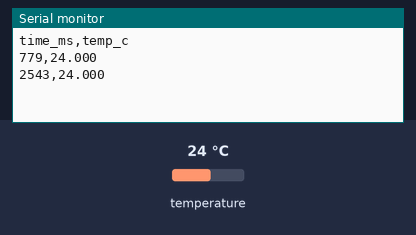
The sketch below on a simulated Arduino Uno, built with avr-gcc and run on an emulated ATmega328P. On the bench: the last lines printed to the serial monitor. Inputs (shaded band) come from the test bench; at power-on: temperature 24 °C.

Above: at 3.3 s.
3.4 s: temperature set to 12 °C
At 4.7 s:
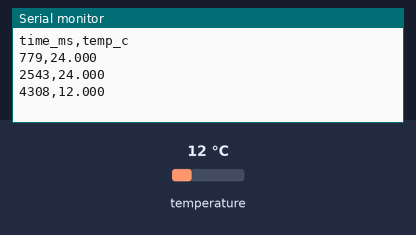
5.9 s: temperature set to 19 °C
At 7.2 s:
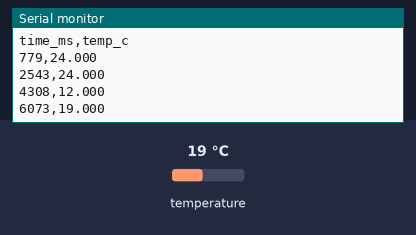
Timing chart, 0 to 8.9 s (numbered marks = the images above; inputs shaded):
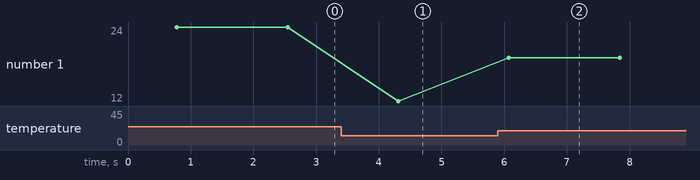

The sketch:

temp_sensor_only.ino
```cpp
#include <OneWire.h>
#include <DallasTemperature.h>

#define ONE_WIRE_BUS 13  // DS18B20 data pin

OneWire oneWire(ONE_WIRE_BUS);
DallasTemperature sensors(&oneWire);

bool headerPrinted = false;

// Optional temperature offset (°C).
// Default = 0.0 (no correction). Sensor does not need calibration according to spec.
// You can adjust after comparing against a reference thermometer.
float tempOffset = 0.0;

void setup() {
  Serial.begin(9600);
  sensors.begin();
}

void loop() {
  // Print CSV header once
  if (!headerPrinted) {
    Serial.println("time_ms,temp_c");
    headerPrinted = true;
  }

  // Request temperature conversion
  sensors.requestTemperatures();
  float tempC = sensors.getTempCByIndex(0);

  // Apply optional offset
  float correctedTemp = tempC + tempOffset;

  // Get timestamp (ms since Arduino start)
  unsigned long t = millis();

  // CSV line: time_ms,temp_c
  Serial.print(t);
  Serial.print(",");

  if (tempC == DEVICE_DISCONNECTED_C) {
    Serial.println("NaN");  // Output NaN if sensor fails
  } else {
    Serial.println(correctedTemp, 3);
  }

  delay(1000);  // 1 reading per second
}
```

Measured:
- after the input at 3.4 s, the serial monitor: prints a new line after 0.91 s (image 1)
- after the input at 5.9 s, the serial monitor: prints a new line after 0.17 s (image 2)
- plotted number 1: 24 → 12 after the input at 3.4 s, 12 → 19 after the input at 5.9 s
